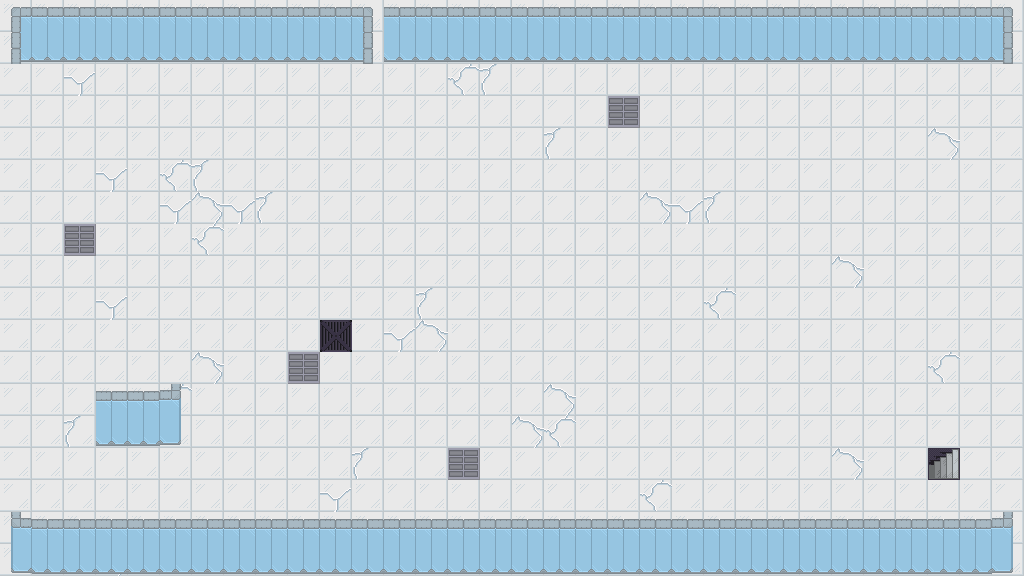

A 2D game scene composited from a Tiled map and its tileset images. What follows is a short description and the map's XML, with every tile layer's data as written:
An orthogonal 32x18 tile map with 32x32 px tiles, 3 tile layers (tiles, vertical walls, horizontal walls), 10 tilesets and 7 objects (4x slime, mop cart, goal door, joe).

<map version="1.0" tiledversion="1.1.3" orientation="orthogonal" renderorder="left-down" width="32" height="18" tilewidth="32" tileheight="32" infinite="0" nextobjectid="21">
 <tileset firstgid="1" source="tiles.tsx" />
 <tileset firstgid="9" source="mop-cart.tsx" />
 <tileset firstgid="10" source="goaldoor.tsx" />
 <tileset firstgid="11" source="joe.tsx" />
 <tileset firstgid="12" source="wallsh.tsx" />
 <tileset firstgid="18" source="wallv.tsx" />
 <tileset firstgid="19" source="robot.tsx" />
 <tileset firstgid="20" source="slime.tsx" />
 <tileset firstgid="21" source="scientist.tsx" />
 <tileset firstgid="22" source="lizard.tsx" />
 <layer name="tiles" width="32" height="18">
  <data encoding="csv">
1,1,1,1,1,1,1,1,1,1,1,1,1,1,1,1,1,1,1,1,1,1,1,1,1,1,1,1,1,1,1,1,
1,1,1,1,1,1,1,1,1,1,1,1,1,1,1,1,1,1,1,1,1,1,1,1,1,1,1,1,1,1,1,1,
1,1,3,1,1,1,1,1,1,1,1,1,1,1,6,4,1,1,1,1,1,1,1,1,1,1,1,1,1,1,1,1,
1,1,1,1,1,1,1,1,1,1,1,1,1,1,1,1,1,1,1,5,1,1,1,1,1,1,1,1,1,1,1,1,
1,1,1,1,1,1,1,1,1,1,1,1,1,1,1,1,1,4,1,1,1,1,1,1,1,1,1,1,1,2,1,1,
1,1,1,3,1,6,4,1,1,1,1,1,1,1,1,1,1,1,1,1,1,1,1,1,1,1,1,1,1,1,1,1,
1,1,1,1,1,3,2,3,4,1,1,1,1,1,1,1,1,1,1,1,2,3,4,1,1,1,1,1,1,1,1,1,
1,1,5,1,1,1,6,1,1,1,1,1,1,1,1,1,1,1,1,1,1,1,1,1,1,1,1,1,1,1,1,1,
1,1,1,1,1,1,1,1,1,1,1,1,1,1,1,1,1,1,1,1,1,1,1,1,1,1,2,1,1,1,1,1,
1,1,1,3,1,1,1,1,1,1,1,1,1,4,1,1,1,1,1,1,1,1,6,1,1,1,1,1,1,1,1,1,
1,1,1,1,1,1,1,1,1,1,8,1,3,2,1,1,1,1,1,1,1,1,1,1,1,1,1,1,1,1,1,1,
1,1,1,1,1,1,2,1,1,5,1,1,1,1,1,1,1,1,1,1,1,1,1,1,1,1,1,1,1,6,1,1,
1,1,1,1,1,6,1,1,1,1,1,1,1,1,1,1,1,2,1,1,1,1,1,1,1,1,1,1,1,1,1,1,
1,1,4,1,1,1,1,1,1,1,1,1,1,1,1,1,2,6,1,1,1,1,1,1,1,1,1,1,1,1,1,1,
1,1,1,1,1,1,1,1,1,1,1,4,1,1,5,1,1,1,1,1,1,1,1,1,1,1,2,1,1,7,1,1,
1,1,1,1,1,1,1,1,1,1,3,1,1,1,1,1,1,1,1,1,6,1,1,1,1,1,1,1,1,1,1,1,
1,1,1,1,1,1,1,1,1,1,1,1,1,1,1,1,1,1,1,1,1,1,1,1,1,1,1,1,1,1,1,1,
1,1,1,2,1,1,1,1,1,1,1,1,1,1,1,1,1,1,1,1,1,1,1,1,1,1,1,1,1,1,1,1
</data>
 </layer>
 <objectgroup name="mop cart">
  <object id="1" type="mop cart" gid="9" x="783.156" y="394.988" width="64" height="64" />
 </objectgroup>
 <objectgroup name="goal door">
  <object id="7" type="goal door" gid="10" x="299.742" y="125.775" width="64" height="64" />
 </objectgroup>
 <objectgroup name="characters">
  <object id="8" type="joe" gid="11" x="840.952" y="364.264" width="64" height="64">
   <properties>
    <property name="Density" type="float" value="15" />
    <property name="HP" type="int" value="15" />
    <property name="Lid Attack Range" type="int" value="10" />
    <property name="Lid Durability" type="int" value="10" />
    <property name="Mop Attack Range" type="int" value="2" />
    <property name="Mop Durability" type="int" value="10" />
    <property name="Mop Knockback Timer" type="int" value="15" />
    <property name="Spray Attack Range" type="int" value="4" />
    <property name="Spray Durability" type="int" value="5" />
    <property name="Spray Stun Timer" type="int" value="150" />
    <property name="Vacuum Attack Range" type="int" value="10" />
    <property name="Vacuum Durability" type="int" value="10" />
    <property name="Velocity" type="float" value="5" />
   </properties>
  </object>
  <object id="14" type="slime" gid="20" x="464" y="473" width="64" height="64">
   <properties>
    <property name="Attack Range" type="int" value="8" />
    <property name="Density" type="float" value="1" />
    <property name="HP" type="int" value="5" />
    <property name="Slimeball Speed" type="float" value="10" />
    <property name="Velocity" type="float" value="1.5" />
   </properties>
  </object>
  <object id="18" type="slime" gid="20" x="489.127" y="323.751" width="64" height="64" />
  <object id="19" type="slime" gid="20" x="167.195" y="233.207" width="64" height="64" />
  <object id="20" type="slime" gid="20" x="788.926" y="201.014" width="64" height="64" />
 </objectgroup>
 <layer name="vertical walls" width="32" height="18">
  <data encoding="csv">
0,0,0,0,0,0,0,0,0,0,0,0,0,0,0,0,0,0,0,0,0,0,0,0,0,0,0,0,0,0,0,0,
0,0,0,0,0,0,0,0,0,0,0,0,0,0,0,0,0,0,0,0,0,0,0,0,0,0,0,0,0,0,0,0,
0,0,0,0,0,0,0,0,0,0,0,0,0,0,0,0,0,0,0,0,0,0,0,0,0,0,0,0,0,0,0,0,
0,0,0,0,0,0,0,0,0,0,0,0,0,0,0,0,0,0,0,0,0,0,0,0,0,0,0,0,0,0,0,0,
0,0,0,0,0,0,0,0,0,0,0,0,0,0,0,0,0,0,0,0,0,0,0,0,0,0,0,0,0,0,0,0,
0,0,0,0,0,0,0,0,0,0,0,0,0,0,0,0,0,0,0,0,0,0,0,0,0,0,0,0,0,0,0,0,
0,0,0,0,0,0,0,0,0,0,0,0,0,0,0,0,0,0,0,0,0,0,0,0,0,0,0,0,0,0,0,0,
0,0,0,0,0,0,0,0,0,0,0,0,0,0,0,0,0,0,0,0,0,0,0,0,0,0,0,0,0,0,0,0,
0,0,0,0,0,0,0,0,0,0,0,0,0,0,0,0,0,0,0,0,0,0,0,0,0,0,0,0,0,0,0,0,
0,0,0,0,0,0,0,0,0,0,0,0,0,0,0,0,0,0,0,0,0,0,0,0,0,0,0,0,0,0,0,0,
0,0,0,0,0,0,0,0,0,0,0,0,0,0,0,0,0,0,0,0,0,0,0,0,0,0,0,0,0,0,0,0,
0,0,0,0,0,0,0,0,0,0,0,0,0,0,0,0,0,0,0,0,0,0,0,0,0,0,0,0,0,0,0,0,
0,0,0,0,0,0,0,0,0,0,0,0,0,0,0,0,0,0,0,0,0,0,0,0,0,0,0,0,0,0,0,0,
0,0,0,0,0,0,0,0,0,0,0,0,0,0,0,0,0,0,0,0,0,0,0,0,0,0,0,0,0,0,0,0,
0,0,0,0,0,0,0,0,0,0,0,0,0,0,0,0,0,0,0,0,0,0,0,0,0,0,0,0,0,0,0,0,
0,0,0,0,0,0,0,0,0,0,0,0,0,0,0,0,0,0,0,0,0,0,0,0,0,0,0,0,0,0,0,0,
0,0,0,0,0,0,0,0,0,0,0,0,0,0,0,0,0,0,0,0,0,0,0,0,0,0,0,0,0,0,0,0,
0,0,0,0,0,0,0,0,0,0,0,0,0,0,0,0,0,0,0,0,0,0,0,0,0,0,0,0,0,0,0,0
</data>
 </layer>
 <layer name="horizontal walls" width="32" height="18">
  <data encoding="csv">
0,0,0,0,0,0,0,0,0,0,0,0,0,0,0,0,0,0,0,0,0,0,0,0,0,0,0,0,0,0,0,0,
12,13,13,13,13,13,13,13,13,13,13,14,13,13,13,13,13,13,13,13,13,13,13,13,13,13,13,13,13,13,13,14,
0,0,0,0,0,0,0,0,0,0,0,0,0,0,0,0,0,0,0,0,0,0,0,0,0,0,0,0,0,0,0,0,
0,0,0,0,0,0,0,0,0,0,0,0,0,0,0,0,0,0,0,0,0,0,0,0,0,0,0,0,0,0,0,0,
0,0,0,0,0,0,0,0,0,0,0,0,0,0,0,0,0,0,0,0,0,0,0,0,0,0,0,0,0,0,0,0,
0,0,0,0,0,0,0,0,0,0,0,0,0,0,0,0,0,0,0,0,0,0,0,0,0,0,0,0,0,0,0,0,
0,0,0,0,0,0,0,0,0,0,0,0,0,0,0,0,0,0,0,0,0,0,0,0,0,0,0,0,0,0,0,0,
0,0,0,0,0,0,0,0,0,0,0,0,0,0,0,0,0,0,0,0,0,0,0,0,0,0,0,0,0,0,0,0,
0,0,0,0,0,0,0,0,0,0,0,0,0,0,0,0,0,0,0,0,0,0,0,0,0,0,0,0,0,0,0,0,
0,0,0,0,0,0,0,0,0,0,0,0,0,0,0,0,0,0,0,0,0,0,0,0,0,0,0,0,0,0,0,0,
0,0,0,0,0,0,0,0,0,0,0,0,0,0,0,0,0,0,0,0,0,0,0,0,0,0,0,0,0,0,0,0,
0,0,0,0,0,0,0,0,0,0,0,0,0,0,0,0,0,0,0,0,0,0,0,0,0,0,0,0,0,0,0,0,
0,0,0,0,0,0,0,0,0,0,0,0,0,0,0,0,0,0,0,0,0,0,0,0,0,0,0,0,0,0,0,0,
0,0,0,13,13,17,0,0,0,0,0,0,0,0,0,0,0,0,0,0,0,0,0,0,0,0,0,0,0,0,0,0,
0,0,0,0,0,0,0,0,0,0,0,0,0,0,0,0,0,0,0,0,0,0,0,0,0,0,0,0,0,0,0,0,
0,0,0,0,0,0,0,0,0,0,0,0,0,0,0,0,0,0,0,0,0,0,0,0,0,0,0,0,0,0,0,0,
0,0,0,0,0,0,0,0,0,0,0,0,0,0,0,0,0,0,0,0,0,0,0,0,0,0,0,0,0,0,0,0,
15,13,13,13,13,13,13,13,13,13,13,13,13,13,13,13,13,13,13,13,13,13,13,13,13,13,13,13,13,13,13,17
</data>
 </layer>
</map>
